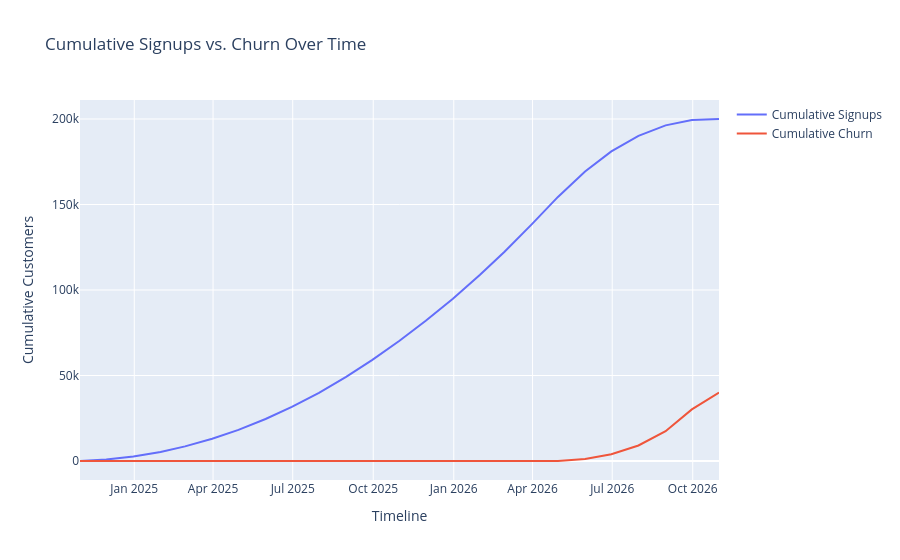

Notebook source saved alongside this figure:
### Markdown cell above
## 5. Active vs churned breakdown over time.

### Code cell
# Monthly signups
monthly_signups = (
    df.set_index('signup_date')
    .resample('ME')
    .size()
)

# Monthly churn
monthly_churn = (
    df.dropna(subset=['churn_date'])
    .set_index('churn_date')
    .resample('ME')
    .size()
)

# Combine into one DataFrame
timeline = pd.concat(
    [monthly_signups.rename('signups'),
     monthly_churn.rename('churned')],
    axis=1
).fillna(0)
# Calculate cumulative totals
timeline['cumulative_signups'] = timeline['signups'].cumsum()
timeline['cumulative_churn'] = timeline['churned'].cumsum()


fig_timeline = go.Figure()

fig_timeline.add_trace(
    go.Scatter(
        x=timeline.index,
        y=timeline['cumulative_signups'],
        mode='lines',
        name='Cumulative Signups'
    )
)

fig_timeline.add_trace(
    go.Scatter(
        x=timeline.index,
        y=timeline['cumulative_churn'],
        mode='lines',
        name='Cumulative Churn'
    )
)

fig_timeline.update_layout(
    title='Cumulative Signups vs. Churn Over Time',
    xaxis_title='Timeline',
    yaxis_title='Cumulative Customers',
    hovermode='x unified'
)

fig_timeline.show()

### Figure 1 — Plotly figure (JSON) as saved in the notebook; plotly's stock layout.template omitted (floating-point values rounded to 4 significant figures)
{"data": [{"mode": "lines", "name": "Cumulative Signups", "type": "scatter", "x": ["2024-10-31T00:00:00.000000", "2024-11-30T00:00:00.000000", "2024-12-31T00:00:00.000000", "2025-01-31T00:00:00.000000", "2025-02-28T00:00:00.000000", "2025-03-31T00:00:00.000000", "2025-04-30T00:00:00.000000", "2025-05-31T00:00:00.000000", "2025-06-30T00:00:00.000000", "2025-07-31T00:00:00.000000", "2025-08-31T00:00:00.000000", "2025-09-30T00:00:00.000000", "2025-10-31T00:00:00.000000", "2025-11-30T00:00:00.000000", "2025-12-31T00:00:00.000000", "2026-01-31T00:00:00.000000", "2026-02-28T00:00:00.000000", "2026-03-31T00:00:00.000000", "2026-04-30T00:00:00.000000", "2026-05-31T00:00:00.000000", "2026-06-30T00:00:00.000000", "2026-07-31T00:00:00.000000", "2026-08-31T00:00:00.000000", "2026-09-30T00:00:00.000000", "2026-10-31T00:00:00.000000"], "y": [60, 834, 2613, 5258, 8558, 13015, 18193, 24552, 31697, 39892, 49173, 59104, 70317, 81968, 94869, 108865, 122418, 138368, 154433, 169259, 181053, 190164, 196285, 199415, 200000]}, {"mode": "lines", "name": "Cumulative Churn", "type": "scatter", "x": ["2024-10-31T00:00:00.000000", "2024-11-30T00:00:00.000000", "2024-12-31T00:00:00.000000", "2025-01-31T00:00:00.000000", "2025-02-28T00:00:00.000000", "2025-03-31T00:00:00.000000", "2025-04-30T00:00:00.000000", "2025-05-31T00:00:00.000000", "2025-06-30T00:00:00.000000", "2025-07-31T00:00:00.000000", "2025-08-31T00:00:00.000000", "2025-09-30T00:00:00.000000", "2025-10-31T00:00:00.000000", "2025-11-30T00:00:00.000000", "2025-12-31T00:00:00.000000", "2026-01-31T00:00:00.000000", "2026-02-28T00:00:00.000000", "2026-03-31T00:00:00.000000", "2026-04-30T00:00:00.000000", "2026-05-31T00:00:00.000000", "2026-06-30T00:00:00.000000", "2026-07-31T00:00:00.000000", "2026-08-31T00:00:00.000000", "2026-09-30T00:00:00.000000", "2026-10-31T00:00:00.000000"], "y": [0.0, 0.0, 0.0, 0.0, 0.0, 0.0, 0.0, 0.0, 0.0, 0.0, 0.0, 0.0, 0.0, 0.0, 0.0, 0.0, 0.0, 0.0, 40.0, 1194.0, 3951.0, 9091.0, 17420.0, 30180.0, 40000.0]}], "layout": {"hovermode": "x unified", "title": {"text": "Cumulative Signups vs. Churn Over Time"}, "xaxis": {"title": {"text": "Timeline"}}, "yaxis": {"title": {"text": "Cumulative Customers"}}}}
